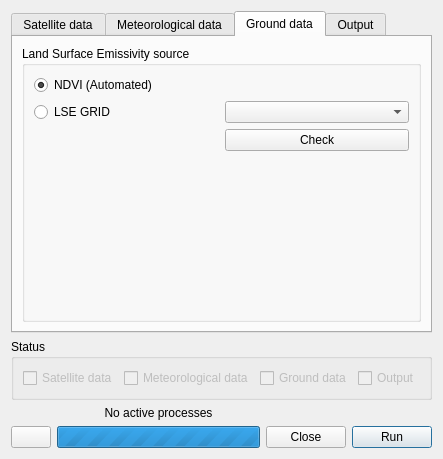
<?xml version="1.0" encoding="UTF-8"?>
<ui version="4.0">
 <class>Dialog</class>
 <widget class="QDialog" name="Dialog">
  <property name="geometry">
   <rect>
    <x>0</x>
    <y>0</y>
    <width>399</width>
    <height>459</height>
   </rect>
  </property>
  <property name="windowTitle">
   <string>Landsat 8 LST Retriever (SWA)</string>
  </property>
  <property name="windowIcon">
   <iconset resource="../resources.qrc">
    <normaloff>:/plugins/Landsat8LST_SWA/icon.png</normaloff>:/plugins/Landsat8LST_SWA/icon.png</iconset>
  </property>
  <layout class="QGridLayout" name="gridLayout">
   <item row="3" column="3">
    <widget class="QPushButton" name="runButton">
     <property name="text">
      <string>Run</string>
     </property>
    </widget>
   </item>
   <item row="3" column="1">
    <widget class="QProgressBar" name="progressBar">
     <property name="maximum">
      <number>0</number>
     </property>
     <property name="value">
      <number>0</number>
     </property>
    </widget>
   </item>
   <item row="3" column="2">
    <widget class="QPushButton" name="closeButton">
     <property name="text">
      <string>Close</string>
     </property>
    </widget>
   </item>
   <item row="2" column="1">
    <widget class="QLabel" name="processLabel">
     <property name="text">
      <string>No active processes</string>
     </property>
     <property name="alignment">
      <set>Qt::AlignCenter</set>
     </property>
    </widget>
   </item>
   <item row="3" column="0">
    <widget class="QPushButton" name="helpButton">
     <property name="text">
      <string/>
     </property>
     <property name="icon">
      <iconset resource="../resources.qrc">
       <normaloff>:/plugins/Landsat8LST_SWA/help.png</normaloff>:/plugins/Landsat8LST_SWA/help.png</iconset>
     </property>
    </widget>
   </item>
   <item row="1" column="0" colspan="4">
    <widget class="QGroupBox" name="statusGroupBox">
     <property name="title">
      <string>Status</string>
     </property>
     <layout class="QHBoxLayout" name="horizontalLayout">
      <item>
       <widget class="QCheckBox" name="statusSatelliteCheckBox">
        <property name="enabled">
         <bool>false</bool>
        </property>
        <property name="text">
         <string>Satellite data</string>
        </property>
       </widget>
      </item>
      <item>
       <widget class="QCheckBox" name="statusMeteoCheckBox">
        <property name="enabled">
         <bool>false</bool>
        </property>
        <property name="text">
         <string>Meteorological data</string>
        </property>
       </widget>
      </item>
      <item>
       <widget class="QCheckBox" name="statusGroundCheckBox">
        <property name="enabled">
         <bool>false</bool>
        </property>
        <property name="text">
         <string>Ground data</string>
        </property>
       </widget>
      </item>
      <item>
       <widget class="QCheckBox" name="statusOutputCheckBox">
        <property name="enabled">
         <bool>false</bool>
        </property>
        <property name="text">
         <string>Output</string>
        </property>
       </widget>
      </item>
     </layout>
    </widget>
   </item>
   <item row="0" column="0" colspan="4">
    <widget class="QTabWidget" name="tabWidget">
     <property name="currentIndex">
      <number>2</number>
     </property>
     <widget class="QWidget" name="tab">
      <attribute name="title">
       <string>Satellite data</string>
      </attribute>
      <layout class="QGridLayout" name="gridLayout_5">
       <item row="0" column="0">
        <widget class="QGroupBox" name="satTabDataGroupBox">
         <property name="title">
          <string>Data type</string>
         </property>
         <layout class="QHBoxLayout" name="horizontalLayout_2">
          <item>
           <widget class="QRadioButton" name="satTabDataTypeRawRadioButton">
            <property name="text">
             <string>Raw Landsat 8 data (MTL.txt)</string>
            </property>
            <property name="checked">
             <bool>true</bool>
            </property>
           </widget>
          </item>
          <item>
           <widget class="QRadioButton" name="satTabCorrectedRadioButton">
            <property name="text">
             <string>Corrected Landsat 8 data</string>
            </property>
           </widget>
          </item>
         </layout>
        </widget>
       </item>
       <item row="1" column="0">
        <widget class="QToolBox" name="satTabToolBox">
         <property name="enabled">
          <bool>true</bool>
         </property>
         <property name="currentIndex">
          <number>0</number>
         </property>
         <widget class="QWidget" name="page">
          <property name="geometry">
           <rect>
            <x>0</x>
            <y>0</y>
            <width>357</width>
            <height>182</height>
           </rect>
          </property>
          <attribute name="label">
           <string>Raw Landsat 8 data</string>
          </attribute>
          <layout class="QGridLayout" name="gridLayout_3">
           <item row="2" column="0">
            <widget class="QPushButton" name="satTabRawCheckButton">
             <property name="text">
              <string>Check</string>
             </property>
            </widget>
           </item>
           <item row="0" column="0">
            <widget class="QPushButton" name="satTabMTLAddButton">
             <property name="text">
              <string>Add from MTL.txt</string>
             </property>
            </widget>
           </item>
           <item row="0" column="1">
            <widget class="QLineEdit" name="satTabMTLPathLine">
             <property name="readOnly">
              <bool>true</bool>
             </property>
            </widget>
           </item>
          </layout>
         </widget>
         <widget class="QWidget" name="page_2">
          <property name="geometry">
           <rect>
            <x>0</x>
            <y>0</y>
            <width>222</width>
            <height>145</height>
           </rect>
          </property>
          <attribute name="label">
           <string>Corrected Landsat 8 data</string>
          </attribute>
          <layout class="QGridLayout" name="gridLayout_4">
           <item row="0" column="0">
            <widget class="QLabel" name="label_12">
             <property name="text">
              <string>B10 mono-channel layer</string>
             </property>
            </widget>
           </item>
           <item row="1" column="1">
            <widget class="QComboBox" name="satTabB11ComboBox"/>
           </item>
           <item row="0" column="1">
            <widget class="QComboBox" name="satTabB10ComboBox"/>
           </item>
           <item row="2" column="0">
            <widget class="QLabel" name="label_13">
             <property name="text">
              <string>NDVI layer</string>
             </property>
            </widget>
           </item>
           <item row="2" column="1">
            <widget class="QComboBox" name="satTabNDVIComboBox"/>
           </item>
           <item row="1" column="0">
            <widget class="QLabel" name="label_16">
             <property name="text">
              <string>B11 mono-channel layer</string>
             </property>
            </widget>
           </item>
           <item row="5" column="1">
            <widget class="QPushButton" name="satTabCorrectedCheckButton">
             <property name="text">
              <string>Check</string>
             </property>
            </widget>
           </item>
           <item row="4" column="0">
            <widget class="QLabel" name="label_2">
             <property name="text">
              <string>Aquisition date</string>
             </property>
            </widget>
           </item>
           <item row="4" column="1">
            <widget class="QDateEdit" name="satTabAqDateTime">
             <property name="calendarPopup">
              <bool>true</bool>
             </property>
            </widget>
           </item>
          </layout>
         </widget>
        </widget>
       </item>
      </layout>
     </widget>
     <widget class="QWidget" name="tab_2">
      <attribute name="title">
       <string>Meteorological data</string>
      </attribute>
      <layout class="QGridLayout" name="gridLayout_9">
       <item row="0" column="0">
        <widget class="QGroupBox" name="waterVaporGroupBox">
         <property name="title">
          <string>Water vapor source</string>
         </property>
         <layout class="QGridLayout" name="gridLayout_8">
          <item row="3" column="0">
           <widget class="QRadioButton" name="waterVaporMODISRadioButton">
            <property name="text">
             <string>Get automatically by Terra MODIS
(internet connection and MRTSwath
needed, takes a LONG time)</string>
            </property>
           </widget>
          </item>
          <item row="3" column="1">
           <widget class="QPushButton" name="waterVaporMODISSettings">
            <property name="text">
             <string>Settings</string>
            </property>
           </widget>
          </item>
          <item row="0" column="1">
           <widget class="QLineEdit" name="waterVaporMeanRadioButtonLine">
            <property name="text">
             <string>2</string>
            </property>
           </widget>
          </item>
          <item row="1" column="0">
           <widget class="QRadioButton" name="waterVaporGRIDRadioButton">
            <property name="text">
             <string>Water vapor GRID</string>
            </property>
           </widget>
          </item>
          <item row="0" column="0">
           <widget class="QRadioButton" name="waterVaporMeanRadioButton">
            <property name="text">
             <string>Manual mean value</string>
            </property>
            <property name="checked">
             <bool>true</bool>
            </property>
           </widget>
          </item>
          <item row="1" column="1">
           <widget class="QComboBox" name="waterVaporGRIDComboBox"/>
          </item>
          <item row="4" column="1">
           <widget class="QPushButton" name="waterVaporCheckButton">
            <property name="text">
             <string>Check</string>
            </property>
           </widget>
          </item>
         </layout>
        </widget>
       </item>
      </layout>
     </widget>
     <widget class="QWidget" name="tab_3">
      <attribute name="title">
       <string>Ground data</string>
      </attribute>
      <layout class="QGridLayout" name="gridLayout_2">
       <item row="0" column="0" colspan="2">
        <widget class="QGroupBox" name="groupBox_3">
         <property name="title">
          <string>Land Surface Emissivity source</string>
         </property>
         <layout class="QGridLayout" name="gridLayout_7">
          <item row="2" column="0">
           <widget class="QRadioButton" name="LSEGRIDRadioButton">
            <property name="text">
             <string>LSE GRID</string>
            </property>
           </widget>
          </item>
          <item row="0" column="0">
           <widget class="QRadioButton" name="LSENDVIRadioButton">
            <property name="text">
             <string>NDVI (Automated)</string>
            </property>
            <property name="checked">
             <bool>true</bool>
            </property>
           </widget>
          </item>
          <item row="3" column="1">
           <widget class="QPushButton" name="LSECheckButton">
            <property name="text">
             <string>Check</string>
            </property>
           </widget>
          </item>
          <item row="2" column="1">
           <widget class="QComboBox" name="LSEGRIDComboBox"/>
          </item>
          <item row="4" column="1">
           <spacer name="verticalSpacer_6">
            <property name="orientation">
             <enum>Qt::Vertical</enum>
            </property>
            <property name="sizeHint" stdset="0">
             <size>
              <width>20</width>
              <height>40</height>
             </size>
            </property>
           </spacer>
          </item>
         </layout>
        </widget>
       </item>
      </layout>
     </widget>
     <widget class="QWidget" name="tab_5">
      <attribute name="title">
       <string>Output</string>
      </attribute>
      <layout class="QGridLayout" name="gridLayout_10">
       <item row="2" column="0">
        <widget class="QLineEdit" name="outputLSTLine">
         <property name="readOnly">
          <bool>true</bool>
         </property>
        </widget>
       </item>
       <item row="3" column="0">
        <spacer name="verticalSpacer">
         <property name="orientation">
          <enum>Qt::Vertical</enum>
         </property>
         <property name="sizeHint" stdset="0">
          <size>
           <width>20</width>
           <height>40</height>
          </size>
         </property>
        </spacer>
       </item>
       <item row="1" column="0">
        <widget class="QLabel" name="label_3">
         <property name="text">
          <string>Output land surface temperature (LST) raster:</string>
         </property>
        </widget>
       </item>
       <item row="2" column="1">
        <widget class="QPushButton" name="outputLSTBrowseButton">
         <property name="text">
          <string>Browse</string>
         </property>
        </widget>
       </item>
       <item row="7" column="1">
        <spacer name="verticalSpacer_2">
         <property name="orientation">
          <enum>Qt::Vertical</enum>
         </property>
         <property name="sizeHint" stdset="0">
          <size>
           <width>20</width>
           <height>40</height>
          </size>
         </property>
        </spacer>
       </item>
       <item row="3" column="1">
        <widget class="QPushButton" name="outputLSTCheckButton">
         <property name="text">
          <string>Check</string>
         </property>
        </widget>
       </item>
       <item row="5" column="1">
        <spacer name="verticalSpacer_4">
         <property name="orientation">
          <enum>Qt::Vertical</enum>
         </property>
         <property name="sizeHint" stdset="0">
          <size>
           <width>20</width>
           <height>40</height>
          </size>
         </property>
        </spacer>
       </item>
       <item row="6" column="1">
        <spacer name="verticalSpacer_3">
         <property name="orientation">
          <enum>Qt::Vertical</enum>
         </property>
         <property name="sizeHint" stdset="0">
          <size>
           <width>20</width>
           <height>40</height>
          </size>
         </property>
        </spacer>
       </item>
       <item row="4" column="1">
        <spacer name="verticalSpacer_5">
         <property name="orientation">
          <enum>Qt::Vertical</enum>
         </property>
         <property name="sizeHint" stdset="0">
          <size>
           <width>20</width>
           <height>40</height>
          </size>
         </property>
        </spacer>
       </item>
      </layout>
     </widget>
    </widget>
   </item>
  </layout>
 </widget>
 <resources>
  <include location="../resources.qrc"/>
 </resources>
 <connections/>
</ui>
